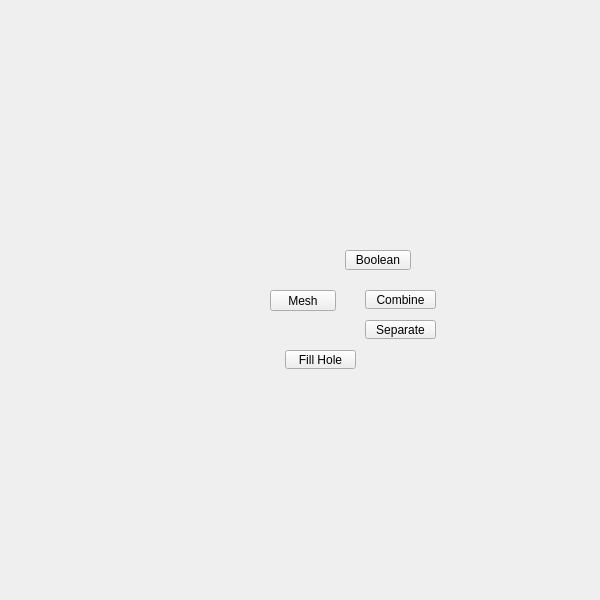
<?xml version="1.0" encoding="UTF-8"?>
<ui version="4.0">
 <class>QtUi</class>
 <widget class="QMainWindow" name="QtUi">
  <property name="enabled">
   <bool>true</bool>
  </property>
  <property name="geometry">
   <rect>
    <x>0</x>
    <y>0</y>
    <width>600</width>
    <height>600</height>
   </rect>
  </property>
  <property name="sizePolicy">
   <sizepolicy hsizetype="Ignored" vsizetype="Ignored">
    <horstretch>0</horstretch>
    <verstretch>0</verstretch>
   </sizepolicy>
  </property>
  <property name="minimumSize">
   <size>
    <width>0</width>
    <height>0</height>
   </size>
  </property>
  <property name="maximumSize">
   <size>
    <width>600</width>
    <height>600</height>
   </size>
  </property>
  <property name="cursor">
   <cursorShape>ArrowCursor</cursorShape>
  </property>
  <property name="windowTitle">
   <string>Toolkit</string>
  </property>
  <property name="whatsThis">
   <string>main</string>
  </property>
  <property name="toolButtonStyle">
   <enum>Qt::ToolButtonIconOnly</enum>
  </property>
  <property name="tabShape">
   <enum>QTabWidget::Triangular</enum>
  </property>
  <property name="dockNestingEnabled">
   <bool>true</bool>
  </property>
  <property name="dockOptions">
   <set>QMainWindow::AllowNestedDocks|QMainWindow::AllowTabbedDocks|QMainWindow::AnimatedDocks|QMainWindow::ForceTabbedDocks</set>
  </property>
  <widget class="QWidget" name="mainWindow">
   <property name="sizePolicy">
    <sizepolicy hsizetype="Ignored" vsizetype="Ignored">
     <horstretch>0</horstretch>
     <verstretch>0</verstretch>
    </sizepolicy>
   </property>
   <widget class="QPushButton" name="b001">
    <property name="enabled">
     <bool>true</bool>
    </property>
    <property name="geometry">
     <rect>
      <x>285</x>
      <y>350</y>
      <width>71</width>
      <height>19</height>
     </rect>
    </property>
    <property name="maximumSize">
     <size>
      <width>111</width>
      <height>19</height>
     </size>
    </property>
    <property name="toolTip">
     <string>Cap holes modifier</string>
    </property>
    <property name="text">
     <string>Fill Hole</string>
    </property>
    <property name="iconSize">
     <size>
      <width>18</width>
      <height>18</height>
     </size>
    </property>
   </widget>
   <widget class="PushButton" name="tb002">
    <property name="enabled">
     <bool>true</bool>
    </property>
    <property name="geometry">
     <rect>
      <x>365</x>
      <y>290</y>
      <width>71</width>
      <height>19</height>
     </rect>
    </property>
    <property name="maximumSize">
     <size>
      <width>111</width>
      <height>19</height>
     </size>
    </property>
    <property name="toolTip">
     <string>Combine the selected polygon objects into one single object to allow operations such as merges or face trims</string>
    </property>
    <property name="text">
     <string>Combine</string>
    </property>
    <property name="iconSize">
     <size>
      <width>18</width>
      <height>18</height>
     </size>
    </property>
   </widget>
   <widget class="QPushButton" name="b002">
    <property name="enabled">
     <bool>true</bool>
    </property>
    <property name="geometry">
     <rect>
      <x>365</x>
      <y>320</y>
      <width>71</width>
      <height>19</height>
     </rect>
    </property>
    <property name="maximumSize">
     <size>
      <width>111</width>
      <height>19</height>
     </size>
    </property>
    <property name="toolTip">
     <string>Separates the selected polygonobject shells or the shells of any selected faces from the object into one object into distinct objects</string>
    </property>
    <property name="text">
     <string>Separate</string>
    </property>
    <property name="iconSize">
     <size>
      <width>18</width>
      <height>18</height>
     </size>
    </property>
   </widget>
   <widget class="QPushButton" name="i004">
    <property name="geometry">
     <rect>
      <x>270</x>
      <y>290</y>
      <width>66</width>
      <height>21</height>
     </rect>
    </property>
    <property name="minimumSize">
     <size>
      <width>0</width>
      <height>21</height>
     </size>
    </property>
    <property name="maximumSize">
     <size>
      <width>16777215</width>
      <height>21</height>
     </size>
    </property>
    <property name="whatsThis">
     <string>polygons#mesh</string>
    </property>
    <property name="text">
     <string>Mesh</string>
    </property>
   </widget>
   <widget class="PushButton" name="tb008">
    <property name="enabled">
     <bool>true</bool>
    </property>
    <property name="geometry">
     <rect>
      <x>345</x>
      <y>250</y>
      <width>66</width>
      <height>20</height>
     </rect>
    </property>
    <property name="minimumSize">
     <size>
      <width>0</width>
      <height>20</height>
     </size>
    </property>
    <property name="maximumSize">
     <size>
      <width>999</width>
      <height>20</height>
     </size>
    </property>
    <property name="toolTip">
     <string>Preforms a boolean union on the selected polygon objects creating a new object</string>
    </property>
    <property name="text">
     <string>Boolean</string>
    </property>
    <property name="iconSize">
     <size>
      <width>18</width>
      <height>18</height>
     </size>
    </property>
   </widget>
  </widget>
 </widget>
 <customwidgets>
  <customwidget>
   <class>PushButton</class>
   <extends>QPushButton</extends>
   <header>widgets.pushbutton.h</header>
  </customwidget>
 </customwidgets>
 <resources/>
 <connections/>
 <designerdata>
  <property name="gridDeltaX">
   <number>5</number>
  </property>
  <property name="gridDeltaY">
   <number>10</number>
  </property>
  <property name="gridSnapX">
   <bool>true</bool>
  </property>
  <property name="gridSnapY">
   <bool>true</bool>
  </property>
  <property name="gridVisible">
   <bool>true</bool>
  </property>
 </designerdata>
</ui>
